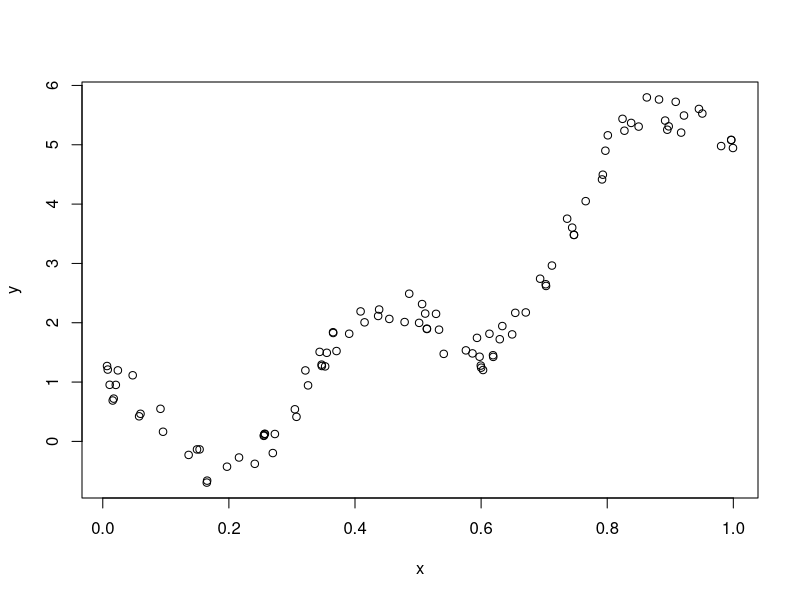

Write R code to recreate this figure.
## ---- chunk 1
knitr::opts_chunk$set(echo = TRUE) #We tell R to display code by default
## ---- chunk 2

# First we create a simple function
f <- function(z) {
  return(5*z^2+z+cos(15*z)+0.3*sin(300*z))
}

# We randomly generate some x
x<-runif(100)
# We set y to be f applied to x
y<-f(x)

# We then put x and y together in a data frame
df<-data.frame(x,y)

## ---- chunk 3

# A simple plot
plot(x,y)
